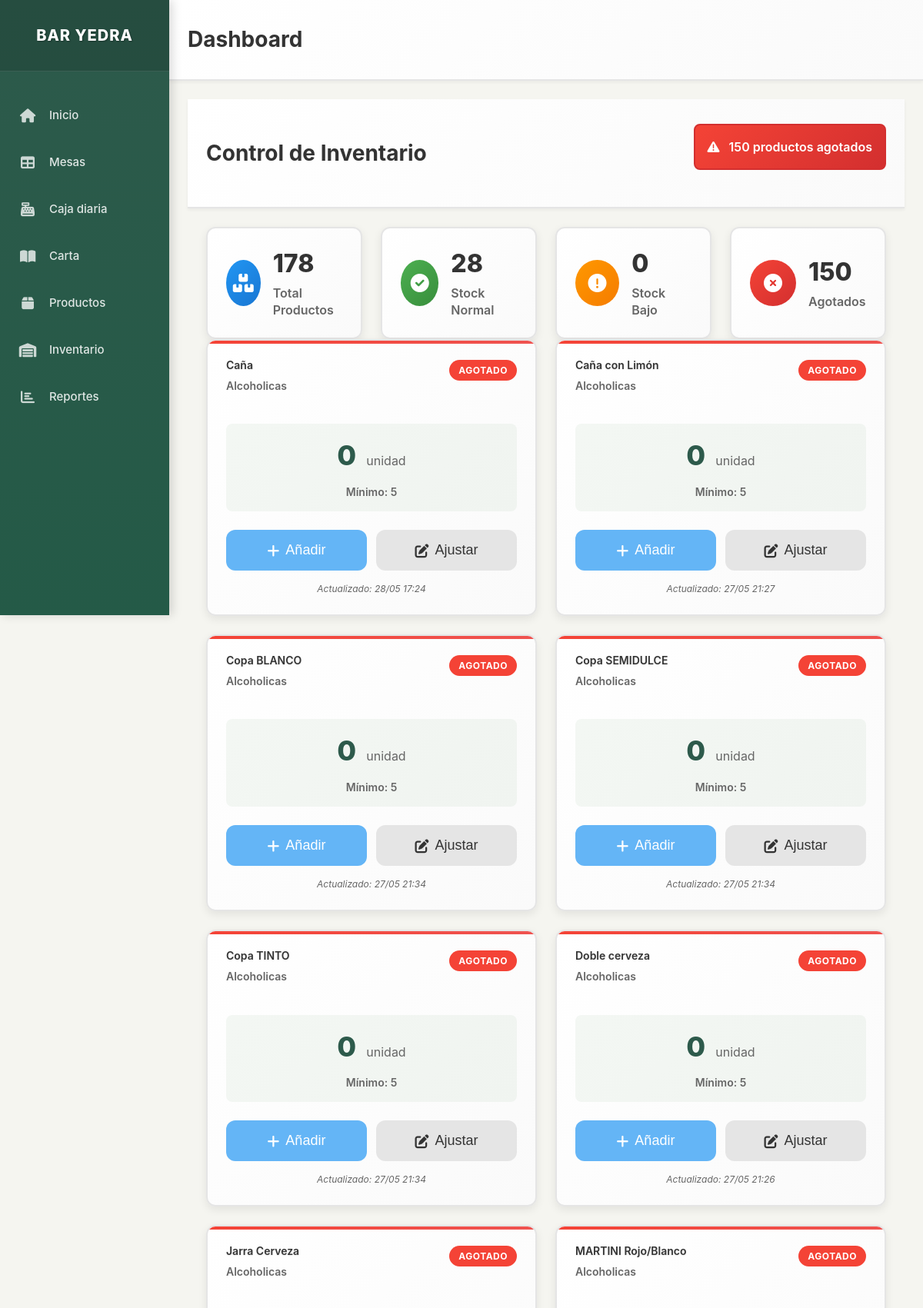
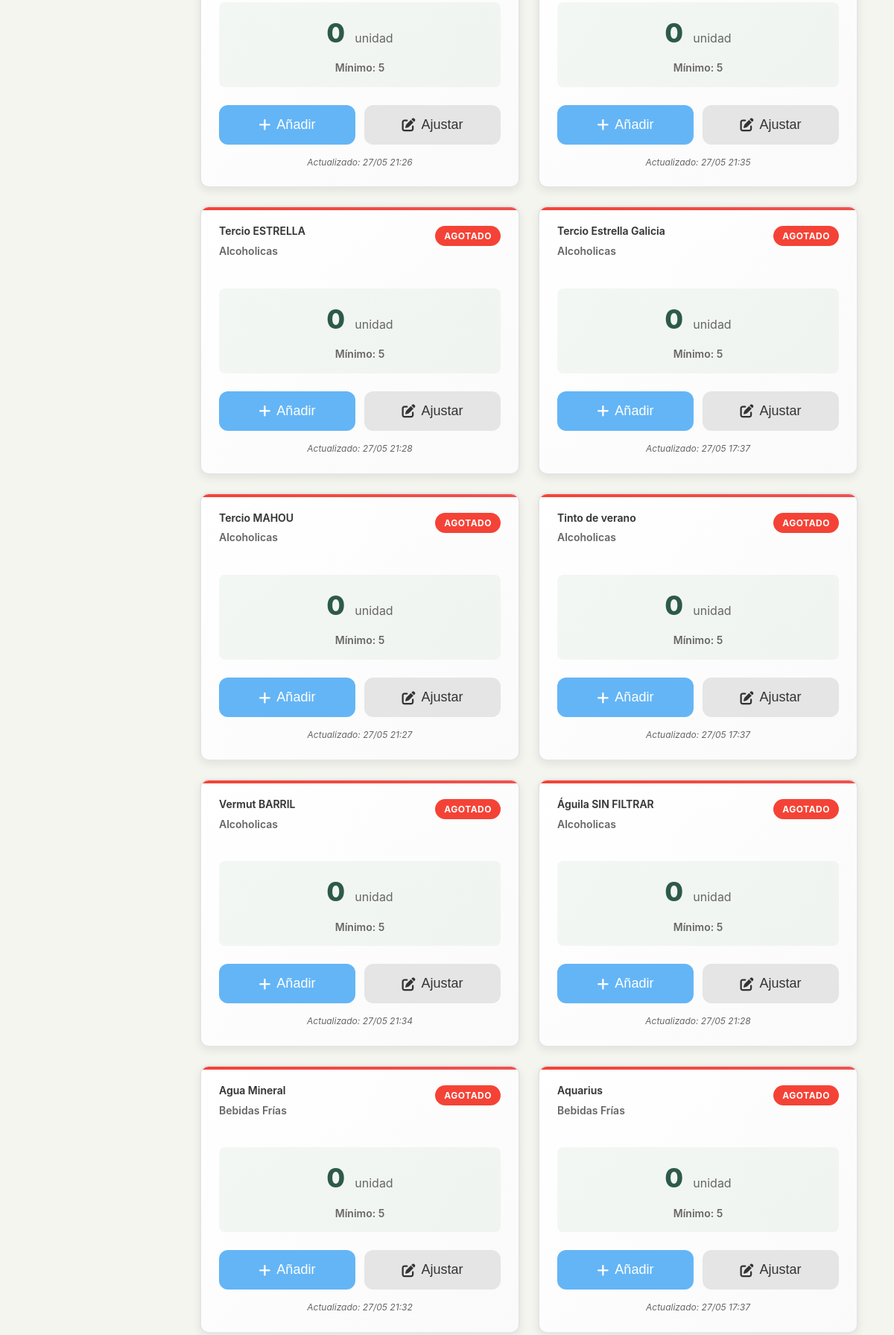
Page /inventory (upper part) on the committed database (2 pictures, top to bottom).
### models.py (models this page shows, shortened)
class Producto(db.Model):
    __tablename__ = 'producto'
    id = db.Column(db.Integer, primary_key=True)
    nombre = db.Column(db.String(100), nullable=False)
    precio = db.Column(db.Numeric(10, 2), nullable=False)
    categoria = db.Column(db.String(50), nullable=False, default='General')
    foto_url = db.Column(db.String(255), nullable=True)
    descripcion = db.Column(db.Text, nullable=True)
    activo = db.Column(db.Boolean, default=True)
    orden = db.Column(db.Integer, default=0)  # Para ordenar productos en la interfaz
    stock_actual = db.Column(db.Integer, default=0)  # Cantidad actual en stock
    stock_minimo = db.Column(db.Integer, default=5)  # Alerta cuando llegue a este nivel
    unidad_medida = db.Column(db.String(20), default='unidad')  # unidad, litro, kg, etc.
    fecha_actualizacion = db.Column(db.DateTime, default=datetime.utcnow)
    @property
    def stock_bajo(self):
        return self.stock_actual <= self.stock_minimo
    @property
    def stock_agotado(self):
        return self.stock_actual <= 0

### app.py (the view)
@app.route('/inventory')
def inventory():
    productos = Producto.query.filter_by(activo=True).order_by(Producto.categoria, Producto.nombre).all()
    productos_agotados = [p for p in productos if p.stock_agotado]
    productos_bajo_stock = [p for p in productos if p.stock_bajo and not p.stock_agotado]
    return render_template('inventory.html',
                         productos=productos,
                         productos_agotados=productos_agotados,
                         productos_bajo_stock=productos_bajo_stock)

### templates/inventory.html (shortened to what this page needs)
{% extends "layout.html" %}
{% block content %}
<div class="content-header">
    <h1 class="page-title">Control de Inventario</h1>
    <div class="inventory-alerts">
        {% if productos_agotados %}
            <div class="alert alert-danger touch-friendly">
                <i class="fas fa-exclamation-triangle"></i>
                {{ productos_agotados|length }} productos agotados
            </div>
        {% endif %}
    </div>
</div>
<div class="content-container">
    <div class="inventory-summary">
        <div class="summary-card">
            <div class="summary-icon products-total">
                <i class="fas fa-boxes"></i>
            </div>
            <div class="summary-info">
                <h3>{{ productos|length }}</h3>
                <p>Total Productos</p>
            </div>
        </div>
        <div class="summary-card">
            <div class="summary-icon products-ok">
                <i class="fas fa-check-circle"></i>
            </div>
            <div class="summary-info">
                <h3>{{ productos|length - productos_agotados|length - productos_bajo_stock|length }}</h3>
                <p>Stock Normal</p>
            </div>
        </div>
        <div class="summary-card">
            <div class="summary-icon products-low">
                <i class="fas fa-exclamation-circle"></i>
            </div>
            <div class="summary-info">
                <h3>{{ productos_bajo_stock|length }}</h3>
                <p>Stock Bajo</p>
            </div>
        </div>
        <div class="summary-card">
            <div class="summary-icon products-out">
                <i class="fas fa-times-circle"></i>
            </div>
            <div class="summary-info">
                <h3>{{ productos_agotados|length }}</h3>
                <p>Agotados</p>
            </div>
        </div>
    </div>
    <div class="inventory-grid">
        {% for producto in productos %}
        <div class="inventory-item touch-friendly {% if producto.stock_agotado %}stock-agotado{% elif producto.stock_bajo %}stock-bajo{% else %}stock-ok{% endif %}">
            <div class="inventory-header">
                <div class="product-info">
                    <h3 class="product-name">{{ producto.nombre }}</h3>
                    <p class="product-category">{{ producto.categoria }}</p>
                </div>
                <div class="stock-status">
                    {% if producto.stock_agotado %}
                        <span class="status-badge agotado">AGOTADO</span>
                    {% elif producto.stock_bajo %}
                        <span class="status-badge bajo">STOCK BAJO</span>
                    {% else %}
                        <span class="status-badge ok">OK</span>
                    {% endif %}
                </div>
            </div>
            <div class="stock-display">
                <div class="current-stock">
                    <span class="stock-number">{{ producto.stock_actual }}</span>
                    <span class="stock-unit">{{ producto.unidad_medida }}</span>
                </div>
                <div class="min-stock">
                    Mínimo: {{ producto.stock_minimo }}
                </div>
            </div>
            <div class="inventory-actions">
                <button class="btn btn-primary btn-sm touch-friendly" onclick="showAddStockModal({{ producto.id }}, '{{ producto.nombre }}')">
                    <i class="fas fa-plus"></i> Añadir
                </button>
                <button class="btn btn-secondary btn-sm touch-friendly" onclick="showUpdateStockModal({{ producto.id }}, '{{ producto.nombre }}', {{ producto.stock_actual }})">
                    <i class="fas fa-edit"></i> Ajustar
                </button>
            </div>
            <div class="last-update">
                Actualizado: {{ producto.fecha_actualizacion.strftime('%d/%m %H:%M') if producto.fecha_actualizacion else 'Nunca' }}
            </div>
        </div>
        {% endfor %}
    </div>
</div>
{% endblock %}

### rows in the picture
Producto: nombre "Caña", categoria "Alcoholicas", shows "AGOTADO", stock_actual "0", unidad_medida "unidad", stock_minimo "5", fecha_actualizacion "28/05 17:24"
Producto: nombre "Caña con Limón", categoria "Alcoholicas", shows "AGOTADO", stock_actual "0", unidad_medida "unidad", stock_minimo "5", fecha_actualizacion "27/05 21:27"
Producto: nombre "Copa BLANCO", categoria "Alcoholicas", shows "AGOTADO", stock_actual "0", unidad_medida "unidad", stock_minimo "5", fecha_actualizacion "27/05 21:34"
Producto: nombre "Copa SEMIDULCE", categoria "Alcoholicas", shows "AGOTADO", stock_actual "0", unidad_medida "unidad", stock_minimo "5", fecha_actualizacion "27/05 21:34"
Producto: nombre "Copa TINTO", categoria "Alcoholicas", shows "AGOTADO", stock_actual "0", unidad_medida "unidad", stock_minimo "5", fecha_actualizacion "27/05 21:34"
Producto: nombre "Doble cerveza", categoria "Alcoholicas", shows "AGOTADO", stock_actual "0", unidad_medida "unidad", stock_minimo "5", fecha_actualizacion "27/05 21:26"
Producto: nombre "Jarra Cerveza", categoria "Alcoholicas", shows "AGOTADO", stock_actual "0", unidad_medida "unidad", stock_minimo "5", fecha_actualizacion "27/05 21:26"
Producto: nombre "MARTINI Rojo/Blanco", categoria "Alcoholicas", shows "AGOTADO", stock_actual "0", unidad_medida "unidad", stock_minimo "5", fecha_actualizacion "27/05 21:35"
Producto: nombre "Tercio ESTRELLA", categoria "Alcoholicas", shows "AGOTADO", stock_actual "0", unidad_medida "unidad", stock_minimo "5", fecha_actualizacion "27/05 21:28"
Producto: nombre "Tercio Estrella Galicia", categoria "Alcoholicas", shows "AGOTADO", stock_actual "0", unidad_medida "unidad", stock_minimo "5", fecha_actualizacion "27/05 17:37"
Producto: nombre "Tercio MAHOU", categoria "Alcoholicas", shows "AGOTADO", stock_actual "0", unidad_medida "unidad", stock_minimo "5", fecha_actualizacion "27/05 21:27"
Producto: nombre "Tinto de verano", categoria "Alcoholicas", shows "AGOTADO", stock_actual "0", unidad_medida "unidad", stock_minimo "5", fecha_actualizacion "27/05 17:37"
Producto: nombre "Vermut BARRIL", categoria "Alcoholicas", shows "AGOTADO", stock_actual "0", unidad_medida "unidad", stock_minimo "5", fecha_actualizacion "27/05 21:34"
Producto: nombre "Águila SIN FILTRAR", categoria "Alcoholicas", shows "AGOTADO", stock_actual "0", unidad_medida "unidad", stock_minimo "5", fecha_actualizacion "27/05 21:28"
Producto: nombre "Agua Mineral", categoria "Bebidas Frías", shows "AGOTADO", stock_actual "0", unidad_medida "unidad", stock_minimo "5", fecha_actualizacion "27/05 21:32"
Producto: nombre "Aquarius", categoria "Bebidas Frías", shows "AGOTADO", stock_actual "0", unidad_medida "unidad", stock_minimo "5", fecha_actualizacion "27/05 17:37"

### other values in the picture
{{ productos_agotados|length }} "150"
{{ productos|length }} "178"
{{ productos_bajo_stock|length }} "0"
